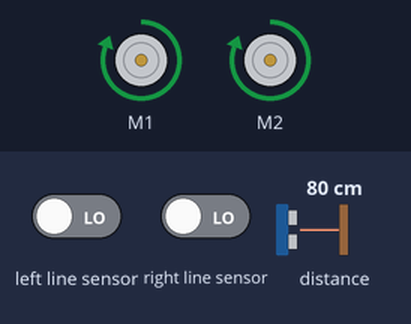
Simulated run of this program. Board: BBC micro:bit (MakeCode). Parts: 2 × DC motor (green arrow = forward, orange = backward, longer = faster). The test bench sets the inputs (shaded band); at power-on: distance to the obstacle 80 cm, left line sensor LOW, right line sensor LOW.

Above: at 1.2 s.
1.3 s: distance to the obstacle set to 11 cm
2.8 s: distance to the obstacle set to 8 cm
At 3.3 s:
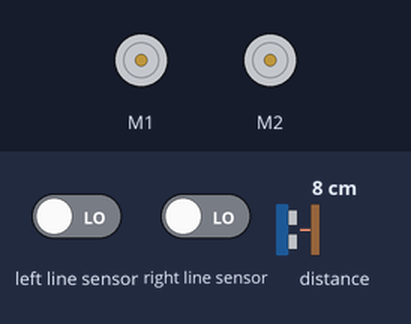
4.3 s: distance to the obstacle set to 18 cm
At 5.5 s:
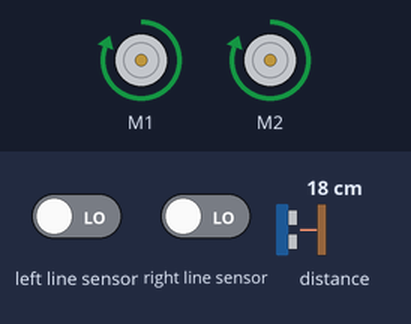
5.8 s: left line sensor driven HIGH
At 7.0 s:
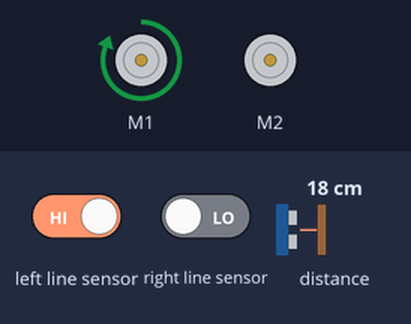
7.3 s: left line sensor driven LOW
At 8.2 s:
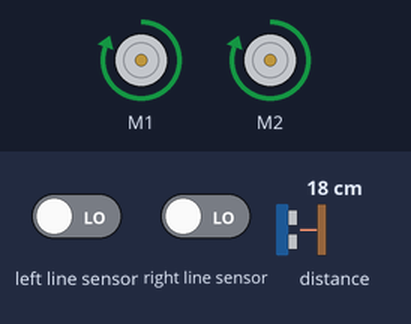
8.8 s: right line sensor driven HIGH
At 9.5 s:
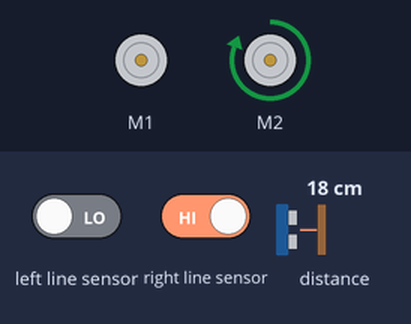
Timing chart, 0 to 11.3 s (numbered marks = the images above; inputs shaded):
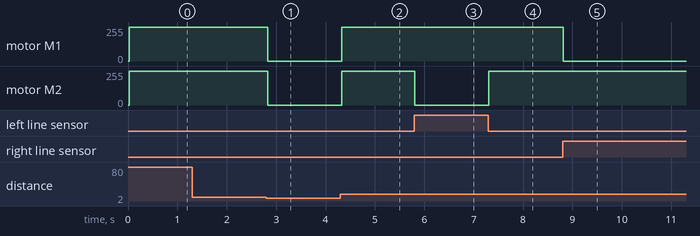

The program:

main.ts
```typescript
basic.forever(function () {
    if (maqueen.sensor(PingUnit.Centimeters) < 10 && maqueen.sensor(PingUnit.Centimeters) != 0) {
        basic.pause(20)
        if (maqueen.sensor(PingUnit.Centimeters) < 10 && maqueen.sensor(PingUnit.Centimeters) != 0) {
            maqueen.MotorRun(maqueen.aMotors.M1, maqueen.Dir.CW, 0)
            maqueen.MotorRun(maqueen.aMotors.M2, maqueen.Dir.CW, 0)
        }
    } else {
        if (maqueen.readPatrol(maqueen.Patrol.PatrolLeft) == 0 && maqueen.readPatrol(maqueen.Patrol.PatrolRight) == 0) {
            maqueen.MotorRun(maqueen.aMotors.M1, maqueen.Dir.CW, 255)
            maqueen.MotorRun(maqueen.aMotors.M2, maqueen.Dir.CW, 255)
        } else {
            if (maqueen.readPatrol(maqueen.Patrol.PatrolLeft) == 0 && maqueen.readPatrol(maqueen.Patrol.PatrolRight) == 1) {
                maqueen.MotorRun(maqueen.aMotors.M1, maqueen.Dir.CW, 0)
                maqueen.MotorRun(maqueen.aMotors.M2, maqueen.Dir.CW, 255)
                if (maqueen.readPatrol(maqueen.Patrol.PatrolLeft) == 1 && maqueen.readPatrol(maqueen.Patrol.PatrolRight) == 1) {
                    maqueen.MotorRun(maqueen.aMotors.M1, maqueen.Dir.CW, 0)
                    maqueen.MotorRun(maqueen.aMotors.M2, maqueen.Dir.CW, 255)
                }
            } else {
                if (maqueen.readPatrol(maqueen.Patrol.PatrolLeft) == 1 && maqueen.readPatrol(maqueen.Patrol.PatrolRight) == 0) {
                    maqueen.MotorRun(maqueen.aMotors.M1, maqueen.Dir.CW, 255)
                    maqueen.MotorRun(maqueen.aMotors.M2, maqueen.Dir.CW, 0)
                    if (maqueen.readPatrol(maqueen.Patrol.PatrolLeft) == 1 && maqueen.readPatrol(maqueen.Patrol.PatrolRight) == 1) {
                        maqueen.MotorRun(maqueen.aMotors.M1, maqueen.Dir.CW, 255)
                        maqueen.MotorRun(maqueen.aMotors.M2, maqueen.Dir.CW, 0)
                    }
                    if (maqueen.readPatrol(maqueen.Patrol.PatrolLeft) == 1 && maqueen.readPatrol(maqueen.Patrol.PatrolRight) == 0) {
                        maqueen.MotorRun(maqueen.aMotors.M1, maqueen.Dir.CW, 255)
                    } else {

                    }
                    maqueen.MotorRun(maqueen.aMotors.M2, maqueen.Dir.CW, 0)
                }
            }
        }
    }
})
```

test.ts
```typescript
// les tests vont ici ; cela ne sera pas compilé si ce paquet est utilisé en tant qu'extension.
```

Measured:
- the behaviour switches between 10 and 9 cm on distance to the obstacle (found by bisection; images 0 and 1)
- after the input at 1.3 s, every drawn part: stays the same
- after the input at 2.8 s, motor M1, motor M2: forward 255/255 → stopped at once
- after the input at 4.3 s, motor M1, motor M2: stopped → forward 255/255 at once
- after the input at 5.8 s, motor M2: forward 255/255 → stopped at once
- after the input at 7.3 s, motor M2: stopped → forward 255/255 at once
- after the input at 8.8 s, motor M1: forward 255/255 → stopped at once
